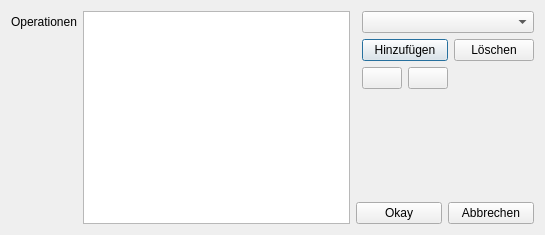
<?xml version="1.0" encoding="UTF-8"?>
<ui version="4.0">
 <author>Copyright (C) 2009 Pascal Mues</author>
 <class>DataPreProcessingDialog</class>
 <widget class="QDialog" name="DataPreProcessingDialog">
  <property name="geometry">
   <rect>
    <x>0</x>
    <y>0</y>
    <width>545</width>
    <height>235</height>
   </rect>
  </property>
  <property name="windowTitle">
   <string>Bildvorverarbeitung</string>
  </property>
  <layout class="QGridLayout" name="gridLayout">
   <item row="0" column="0">
    <widget class="QLabel" name="label">
     <property name="text">
      <string>Operationen</string>
     </property>
    </widget>
   </item>
   <item row="0" column="1" rowspan="7">
    <widget class="QTableView" name="tableView"/>
   </item>
   <item row="0" column="3" colspan="4">
    <widget class="QComboBox" name="uicboNewOperation">
     <property name="minimumSize">
      <size>
       <width>130</width>
       <height>0</height>
      </size>
     </property>
    </widget>
   </item>
   <item row="1" column="3" colspan="2">
    <widget class="QPushButton" name="uibtnAdd">
     <property name="text">
      <string>Hinzufügen</string>
     </property>
    </widget>
   </item>
   <item row="4" column="3" colspan="2">
    <spacer name="verticalSpacer">
     <property name="orientation">
      <enum>Qt::Vertical</enum>
     </property>
     <property name="sizeHint" stdset="0">
      <size>
       <width>20</width>
       <height>40</height>
      </size>
     </property>
    </spacer>
   </item>
   <item row="1" column="5" colspan="2">
    <widget class="QPushButton" name="uibtnRemove">
     <property name="text">
      <string>Löschen</string>
     </property>
    </widget>
   </item>
   <item row="2" column="4">
    <widget class="QPushButton" name="uibtnMoveDown">
     <property name="text">
      <string/>
     </property>
     <property name="icon">
      <iconset resource="../StereoViewerRessourcen.qrc">
       <normaloff>:/Runter32.png</normaloff>
       <normalon>:/Runter32.png</normalon>:/Runter32.png</iconset>
     </property>
    </widget>
   </item>
   <item row="2" column="3">
    <widget class="QPushButton" name="uibtnMoveUp">
     <property name="text">
      <string/>
     </property>
     <property name="icon">
      <iconset resource="../StereoViewerRessourcen.qrc">
       <normaloff>:/Hoch32.png</normaloff>
       <normalon>:/Hoch32.png</normalon>:/Hoch32.png</iconset>
     </property>
    </widget>
   </item>
   <item row="6" column="2" colspan="5">
    <layout class="QHBoxLayout" name="horizontalLayout">
     <item>
      <widget class="QPushButton" name="uibtnOkay">
       <property name="text">
        <string>Okay</string>
       </property>
      </widget>
     </item>
     <item>
      <widget class="QPushButton" name="uibtnCancel">
       <property name="text">
        <string>Abbrechen</string>
       </property>
      </widget>
     </item>
    </layout>
   </item>
  </layout>
 </widget>
 <resources>
  <include location="../StereoViewerRessourcen.qrc"/>
 </resources>
 <connections/>
</ui>
